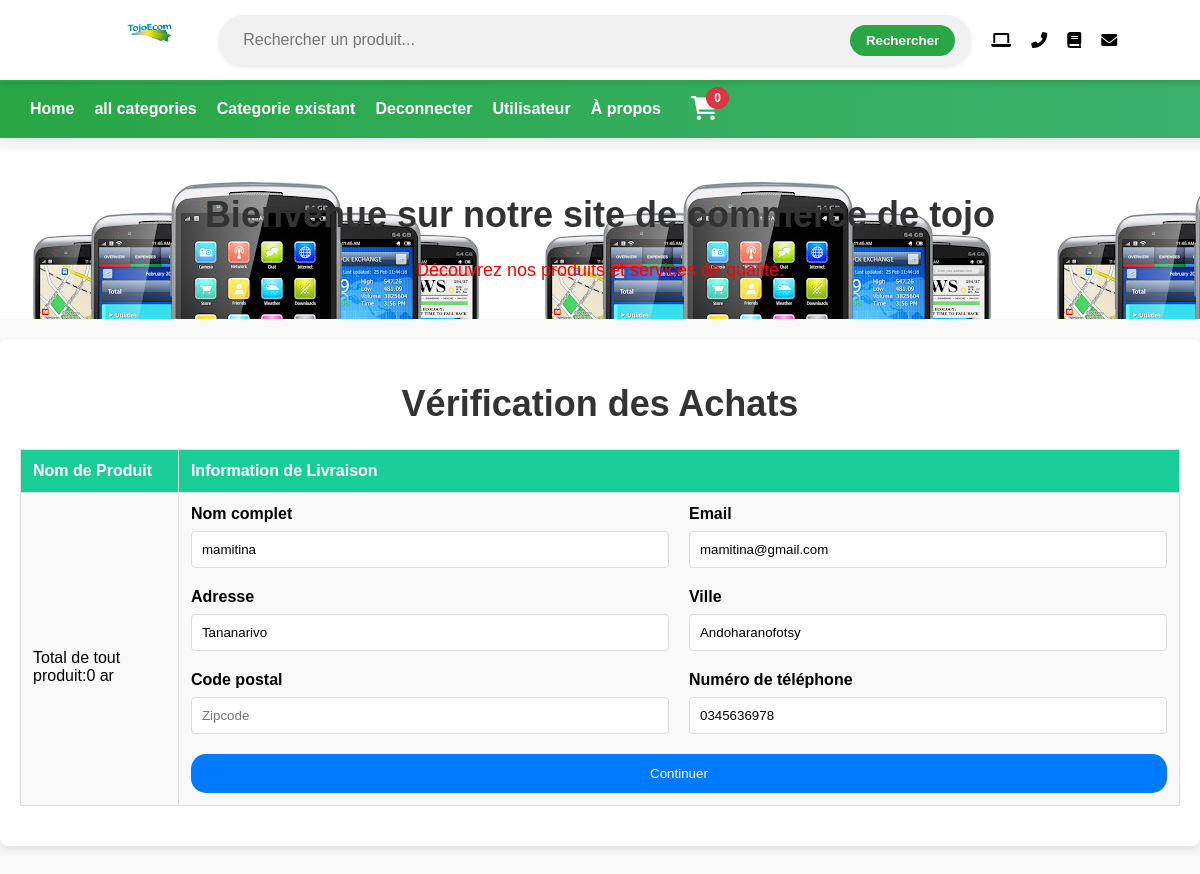
/payment/checkout (signed in), run on the app's committed database.
### payment/models.py (models this page shows, shortened)
class ShippingAdress(models.Model): #addresse de livraison
	user=models.ForeignKey(User,on_delete=models.CASCADE,null=True,blank=True)
	shipping_full_name=models.CharField(max_length=255)
	shipping_email=models.EmailField(max_length=255)
	shipping_addresse=models.CharField(max_length=255,null=True,blank=True)
	shipping_city=models.CharField(max_length=255)
	shipping_zipcode=models.CharField(max_length=255,null=True,blank=True)
	shipping_numberphone=models.CharField(max_length=10,null=True, blank=True)
	class Meta:
		verbose_name_plural = "Adresse Livraison"

### payment/views.py (the view)
# urls.py: path('checkout',views.checkout,name='checkout'),
def checkout(request):
    cart = Cart(request)
    cart_products = cart.get_prods
    quantities = cart.get_quants
    totals = cart.cart_total()
    if request.user.is_authenticated:
        shipping_user, created = ShippingAdress.objects.get_or_create(user=request.user)
        shipping_form = ShippingForm(request.POST or None, instance=shipping_user)
    else:
        shipping_form = ShippingForm(request.POST or None)
    if request.method == 'POST':
        if shipping_form.is_valid():
            shipping_form.save()
            messages.success(request, "Les informations de livraison ont été enregistrées avec succès.")
            return redirect('payment_summary')  # Rediriger vers une étape suivante, si nécessaire
    return render(request, 'payment/checkout.html', {
        "cart_products": cart_products,
        "quantities": quantities,
        "totals": totals,
        "shipping_form": shipping_form
    })

### cart/cart.py (called while the page is built, shortened)
	def cart_total(self):
		product_ids=self.cart.keys()
		products=Product.objects.filter(id__in=product_ids)
		quantities=self.cart
		total=0
		return total

	def __len__(self):
		return len(self.cart)

	def get_prods(self):
		product_ids=self.cart.keys()
		products=Product.objects.filter(id__in=product_ids)
		return products

### cart/context_processors.py (called while the page is built)
def cart(request):
	return {'cart':Cart(request)}

### payment/templates/payment/checkout.html (shortened to what this page needs)
{% extends 'index.html' %}
{% block content %}
<!DOCTYPE html>
<html lang="fr">
<head>
</head>
<body>
    <div class="content">
        <h1>Bienvenue sur notre site de commerce de tojo</h1>
        <p>Découvrez nos produits et services de qualité.</p>
    </div>
    <div class="container">
        <h1>Vérification des Achats</h1>
        <table>
            <thead>
                <tr>
                    <th>Nom de Produit</th>
                    <th>Information de Livraison</th>
                </tr>
            </thead>
            <tbody>
                <tr>
                    <td>
                    <br><br>
                    Total de tout produit:{{totals}} ar
                    </td>
                    <td>
                        <form method="post" action="{% url 'billing_info' %}" >
                            <div class="form-group">
                                <label for="{{ shipping_form.shipping_full_name.id_for_label }}">Nom complet</label>
                                {{ shipping_form.shipping_full_name }}
                            </div>
                            <div class="form-group">
                                <label for="{{ shipping_form.shipping_email.id_for_label }}">Email</label>
                                {{ shipping_form.shipping_email }}
                            </div>
                            <div class="form-group">
                                <label for="{{ shipping_form.shipping_addresse.id_for_label }}">Adresse</label>
                                {{ shipping_form.shipping_addresse }}
                            </div>
                            <div class="form-group">
                                <label for="{{ shipping_form.shipping_city.id_for_label }}">Ville</label>
                                {{ shipping_form.shipping_city }}
                            </div>
                            <div class="form-group">
                                <label for="{{ shipping_form.shipping_zipcode.id_for_label }}">Code postal</label>
                                {{ shipping_form.shipping_zipcode }}
                            </div>
                            <div class="form-group">
                                <label for="{{ shipping_form.shipping_numberphone.id_for_label }}">Numéro de téléphone</label>
                                {{ shipping_form.shipping_numberphone }}
                            </div>
                            <div class="form-group full-width">
                                <button type="submit" class="btn">Continuer</button>
                            </div>
                        </form>
                    </td>
                </tr>
            </tbody>
        </table>
    </div>
</body>
</html>
{% endblock %}

### static/css/style.css (style rules this page uses)
body { margin: 0; font-family: Arial, sans-serif; background-color: #f9f9f9; min-height: 100vh; overflow-y: auto; }
.content { padding: 20px; text-align: center; background-image: url('telephone1.jpg'); color:red; margin-top: 150px; }
h1 { font-size: 36px; }
p { font-size: 18px; }

### payment/templates/payment/checkout.html (style rules this page uses)
body { margin: 0; font-family: Arial, sans-serif; background-color: #f9f9f9; min-height: 100vh; overflow-y: auto; }
.container { max-width: 1200px; margin: 20px auto; padding: 20px; background-color: #fff; box-shadow: 0 4px 8px rgba(0, 0, 0, 0.1); border-radius: 8px; }
h1 { text-align: center; color: #333; }
table { width: 100%; border-collapse: collapse; margin: 20px 0; }
th, td { padding: 12px; text-align: left; border: 1px solid #ddd; }
th { background-color: #19cd97; color: #fff; }
td { background-color: #f9f9f9; }
form { display: flex; flex-wrap: wrap; gap: 20px; }
form .form-group { flex: 1 1 calc(50% - 20px); display: flex; flex-direction: column; }
form .form-group label { margin-bottom: 8px; font-weight: bold; }
form .form-group input { padding: 10px; border: 1px solid #ddd; border-radius: 4px; }
.form-group.full-width { flex: 1 1 100%; }
.btn { background-color: #007bff; color: #fff; padding: 12px 20px; border: none; border-radius: 15px; cursor: pointer; text-align: center; }

### data on the page
ShippingAdress: shipping_full_name "mamitina", shipping_email "mamitina@gmail.com", shipping_addresse "Tananarivo", shipping_city "Andoharanofotsy", shipping_numberphone "0345636978"

### other printed values
{{ cart|length }} "0"
{{ totals }} "0"
